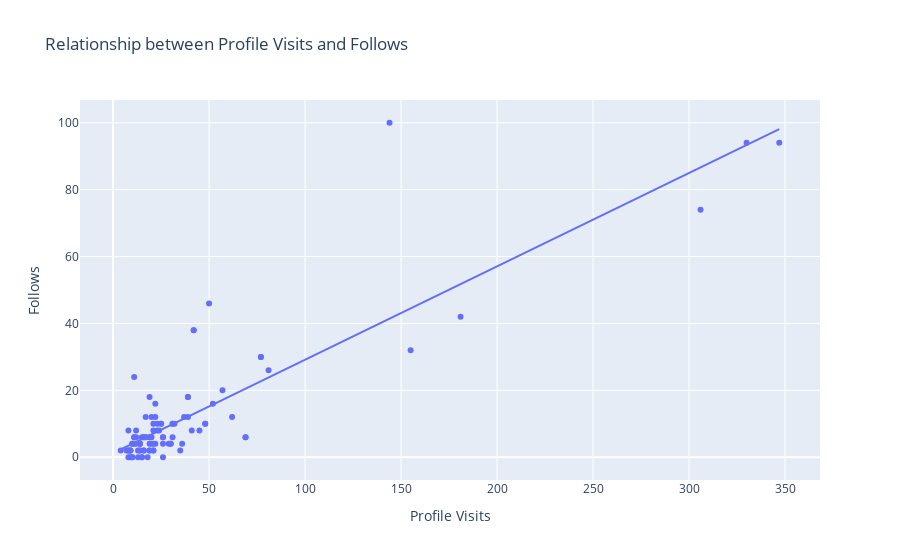

The notebook cell saved with this chart:
### Code cell
# using plotly
fig = px.scatter(data_frame = df1, x= "Profile Visits", y= "Follows", trendline= "ols", title= "Relationship between Profile Visits and Follows")
fig.show()

### Figure 1 — Plotly figure (JSON) as saved in the notebook; plotly's stock layout.template omitted (floating-point values rounded to 4 significant figures)
{"data": [{"hovertemplate": "Profile Visits=%{x}<br>Follows=%{y}<extra></extra>", "legendgroup": "", "marker": {"color": "#636efa", "symbol": "circle"}, "mode": "markers", "name": "", "orientation": "v", "showlegend": false, "type": "scatter", "x": [35, 48, 62, 23, 8, 9, 26, 12, 36, 31, 29, 15, 8, 20, 181, 17, 16, 21, 77, 10, 9, 11, 144, 14, 10, 19, 69, 11, 19, 9, 57, 13, 11, 24, 81, 4, 7, 14, 18, 8, 330, 21, 19, 32, 19, 21, 14, 30, 39, 42, 31, 20, 12, 22, 306, 13, 26, 16, 15, 15, 39, 21, 8, 45, 50, 37, 25, 347, 26, 48, 16, 26, 17, 52, 22, 41, 155, 12, 22, 20, 23, 25, 17, 16, 21, 77, 10, 14, 30, 39, 42, 31, 14, 10, 19, 69, 11, 19, 9], "xaxis": "x", "y": [2, 10, 12, 8, 0, 2, 0, 6, 4, 6, 4, 0, 2, 4, 42, 6, 2, 2, 30, 0, 0, 24, 100, 2, 4, 6, 6, 6, 2, 2, 20, 2, 4, 8, 26, 2, 2, 4, 0, 2, 94, 8, 18, 10, 4, 4, 4, 4, 18, 38, 10, 12, 4, 4, 74, 0, 6, 6, 0, 6, 12, 10, 8, 8, 46, 12, 10, 94, 6, 10, 6, 4, 12, 16, 12, 8, 32, 8, 16, 6, 10, 10, 6, 2, 2, 30, 0, 4, 4, 18, 38, 10, 2, 4, 6, 6, 6, 2, 2], "yaxis": "y"}, {"hovertemplate": "<b>OLS trendline</b><br>Follows = 0.279105 * Profile Visits + 1.25541<br>R<sup>2</sup>=0.761888<br><br>Profile Visits=%{x}<br>Follows=%{y} <b>(trend)</b><extra></extra>", "legendgroup": "", "marker": {"color": "#636efa", "symbol": "circle"}, "mode": "lines", "name": "", "showlegend": false, "type": "scatter", "x": [4, 7, 8, 8, 8, 8, 9, 9, 9, 9, 10, 10, 10, 10, 11, 11, 11, 11, 12, 12, 12, 13, 13, 14, 14, 14, 14, 14, 15, 15, 15, 16, 16, 16, 16, 17, 17, 17, 18, 19, 19, 19, 19, 19, 19, 20, 20, 20, 21, 21, 21, 21, 21, 22, 22, 22, 23, 23, 24, 25, 25, 26, 26, 26, 26, 29, 30, 30, 31, 31, 31, 32, 35, 36, 37, 39, 39, 39, 41, 42, 42, 45, 48, 48, 50, 52, 57, 62, 69, 69, 77, 77, 81, 144, 155, 181, 306, 330, 347], "xaxis": "x", "y": [2.372, 3.209, 3.488, 3.488, 3.488, 3.488, 3.767, 3.767, 3.767, 3.767, 4.046, 4.046, 4.046, 4.046, 4.326, 4.326, 4.326, 4.326, 4.605, 4.605, 4.605, 4.884, 4.884, 5.163, 5.163, 5.163, 5.163, 5.163, 5.442, 5.442, 5.442, 5.721, 5.721, 5.721, 5.721, 6.0, 6.0, 6.0, 6.279, 6.558, 6.558, 6.558, 6.558, 6.558, 6.558, 6.838, 6.838, 6.838, 7.117, 7.117, 7.117, 7.117, 7.117, 7.396, 7.396, 7.396, 7.675, 7.675, 7.954, 8.233, 8.233, 8.512, 8.512, 8.512, 8.512, 9.349, 9.629, 9.629, 9.908, 9.908, 9.908, 10.19, 11.02, 11.3, 11.58, 12.14, 12.14, 12.14, 12.7, 12.98, 12.98, 13.82, 14.65, 14.65, 15.21, 15.77, 17.16, 18.56, 20.51, 20.51, 22.75, 22.75, 23.86, 41.45, 44.52, 51.77, 86.66, 93.36, 98.1], "yaxis": "y"}], "layout": {"legend": {"tracegroupgap": 0}, "title": {"text": "Relationship between Profile Visits and Follows"}, "xaxis": {"anchor": "y", "domain": [0, 1], "title": {"text": "Profile Visits"}}, "yaxis": {"anchor": "x", "domain": [0, 1], "title": {"text": "Follows"}}}}
